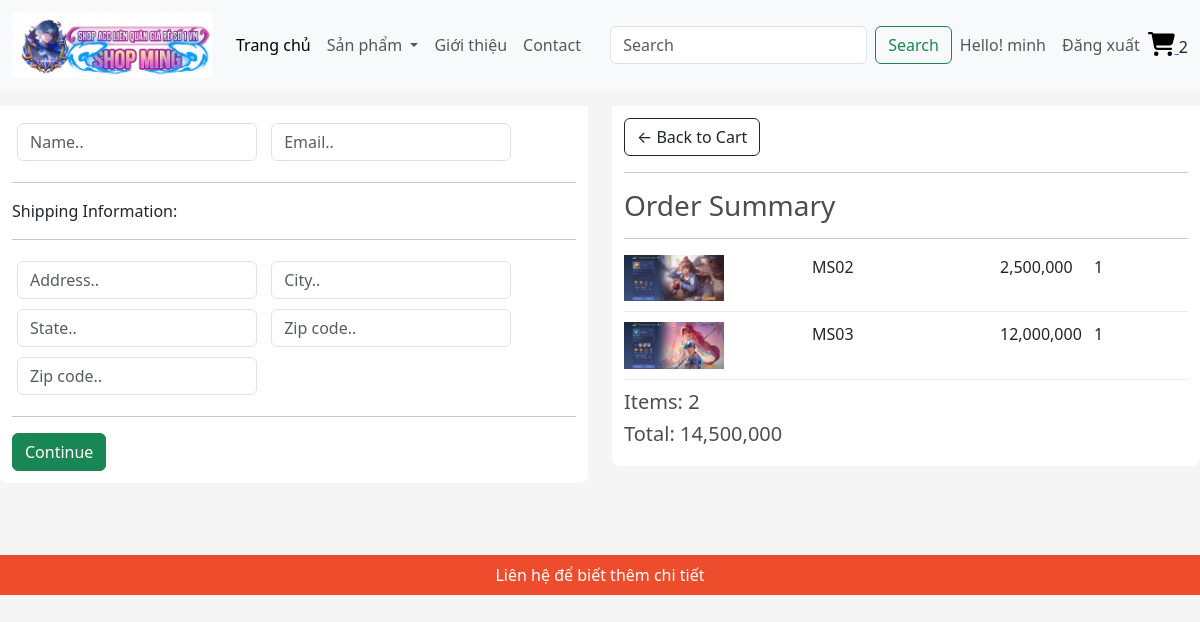
/checkout/ (signed in), run on an earlier commit of the app's database.
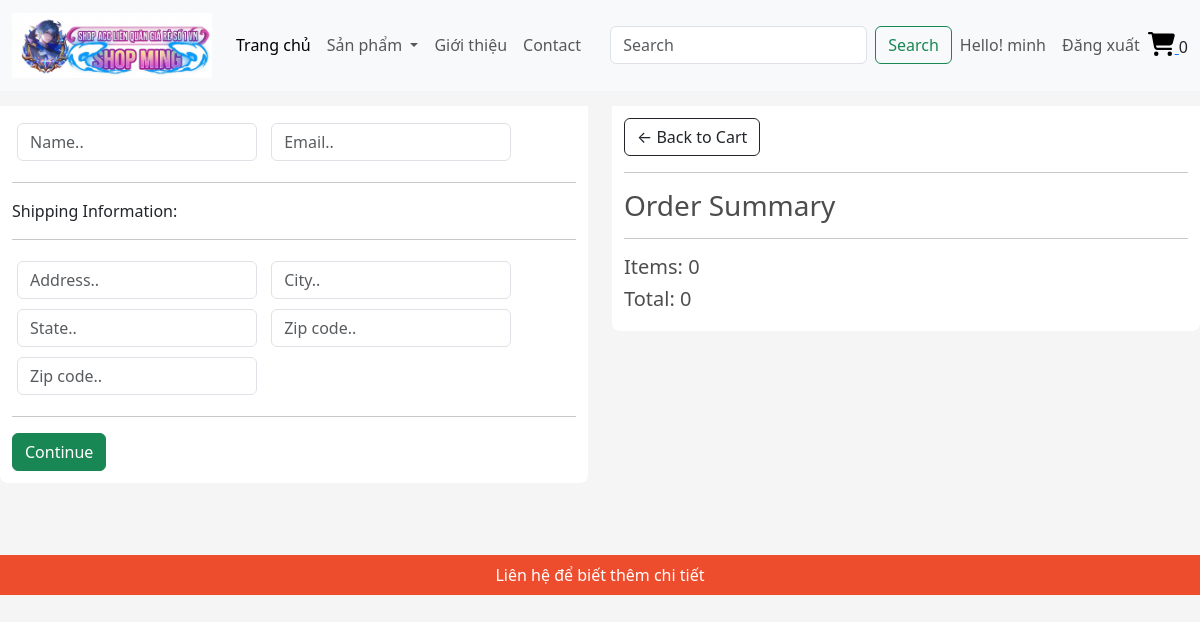
And on a later commit of the database.
### app/models.py (models this page shows, shortened)
class OrderItem(models.Model):
    product = models.ForeignKey(Product, on_delete=models.SET_NULL, null=True, blank=True)
    order = models.ForeignKey(Order, on_delete=models.SET_NULL, null=True, blank=True)
    quantity = models.IntegerField(default=0, null=True, blank=True)
    date_added = models.DateTimeField(auto_now_add=True)
    @property
    def get_total(self):
        total = self.product.price * self.quantity
        return total

class Product(models.Model):
    category = models.ManyToManyField(Category,related_name='product')
    name = models.CharField(max_length=200, null=True)
    price = models.FloatField()
    old_price = models.FloatField(null=True, blank=True)
    digital = models.BooleanField(default=False, null=True, blank=True)
    image = models.ImageField(null=True, blank=True, upload_to='products/')
    @property
    def ImageURL(self):
        try:
            url = self.image.url
        except :
            url = ''
        return url

class Order(models.Model):
    customer = models.ForeignKey(Customer, on_delete=models.SET_NULL, null=True, blank=True)
    date_order = models.DateTimeField(auto_now_add=True)
    complete = models.BooleanField(default=False, null=True)
    transaction_id = models.CharField(max_length=200, null=True)
    @property
    def get_cart_total(self):
        orderitems = self.orderitem_set.all()
        total = sum([item.get_total for item in orderitems])
        return total
    @property
    def get_cart_items(self):
        orderitems = self.orderitem_set.all()
        total = sum([item.quantity for item in orderitems])
        return total

### app/views.py (the view, shortened to what this page needs)
# urls.py: path('checkout/', views.checkout, name="checkout"),
def checkout(request):
    if request.user.is_authenticated:
        customer, created = Customer.objects.get_or_create(
            user=request.user,
            defaults={
                'name': request.user.username,
                'email': request.user.email,
            }
        )
        order, created = Order.objects.get_or_create(customer=customer, complete=False)
        items = order.orderitem_set.all()
        cartItems = order.get_cart_items
    context = {'items': items, 'order': order,  'cartItems': cartItems}
    return render(request, 'app/checkout.html', context)

### app/templates/app/checkout.html (shortened to what this page needs)
{% extends 'app/base.html' %}
{% load static %}
{% block content_checkout %}
{% load humanize %}
     <div class="row">
		<div class="col-lg-6">
			<div class="box-element" id="form-wrapper">
				<form id="form">
					<div id="user-info">
						<div class="form-field">
							<input required class="form-control" type="text" name="name" placeholder="Name..">
						</div>
						<div class="form-field">
							<input required class="form-control" type="email" name="email" placeholder="Email..">
						</div>
					</div>
					<div id="shipping-info">
						<hr>
						<p>Shipping Information:</p>
						<hr>
						<div class="form-field">
							<input class="form-control" type="text" name="address" placeholder="Address..">
						</div>
						<div class="form-field">
							<input class="form-control" type="text" name="city" placeholder="City..">
						</div>
						<div class="form-field">
							<input class="form-control" type="text" name="state" placeholder="State..">
						</div>
						<div class="form-field">
							<input class="form-control" type="text" name="zipcode" placeholder="Zip code..">
						</div>
						<div class="form-field">
							<input class="form-control" type="text" name="country" placeholder="Zip code..">
						</div>
					</div>
					<hr>
					<input id="form-button" class="btn btn-success btn-block" type="submit" value="Continue">
				</form>
			</div>
			<br>
		</div>
		<div class="col-lg-6">
			<div class="box-element">
				<a  class="btn btn-outline-dark" href="{% url 'cart' %}">&#x2190; Back to Cart</a>
				<hr>
				<h3>Order Summary</h3>
				<hr>
				{%for item in items %}
				<div class="cart-row">
					<div style="flex:2"><img class="row-image" src="{{item.product.ImageURL}}"></div>
					<div style="flex:2"><p>{{item.product.name}}</p></div>
					<div style="flex:1"><p>{{ item.product.price|floatformat:0|intcomma }}</p></div>
					<div style="flex:1"><p>{{item.quantity}}</p></div>
				</div>
				{% endfor %}
				<h5>Items:  {{order.get_cart_items}}</h5>
				<h5>Total:  {{ order.get_cart_total|floatformat:0|intcomma }}</h5>
			</div>
		</div>
	</div>
{% endblock content_checkout %}

### app/templates/app/base.html (shortened to what this page needs)
{% load static %}
<!DOCTYPE html>
<html>
    <head>
        <link href="https://cdn.jsdelivr.net/npm/bootstrap@5.3.8/dist/css/bootstrap.min.css" rel="stylesheet">
        <link href="{%static 'app/css/style.css' %}" rel="stylesheet" />
        <link href="{%static 'app/css/owl.carousel.min.css' %}" rel="stylesheet" />
        <link href="{%static 'app/css/all.min.css' %}" rel="stylesheet" />
        <link rel="stylesheet" type="text/css" href="{% static 'app/css/main.css' %}">
        <link rel="stylesheet" href="">
    </head>
    <body>
        <nav class="navbar navbar-expand-lg bg-body-tertiary">
  <div class="container-fluid">
    <a class="navbar-brand" href="{% url 'home'%}">
      <img src="{% static 'app/images/Gemini.png' %}" width="200" height=auto />
      </a>
    <div class="collapse navbar-collapse" id="navbarSupportedContent">
      <ul class="navbar-nav me-auto mb-2 mb-lg-0">
        <li class="nav-item">
          <a class="nav-link active" aria-current="page" href="{% url 'home'%}">Trang  chủ</a>
        </li>
        <li class="nav-item dropdown">
          <a class="nav-link dropdown-toggle" href="#" role="button" data-bs-toggle="dropdown" aria-expanded="false">
            Sản phẩm
          </a>
        </li>
         <li class="nav-item">
          <a class="nav-link" href="#">Giới thiệu</a>
        </li>
        <li class="nav-item">
          <a class="nav-link" href="#">Contact</a>
        </li>
      </ul>
      <form class="d-flex" role="search" method = POST action = "{% url 'search' %}">
        <input class="form-control me-2" type="search" placeholder="Search" aria-label="Search" name= "searched"/>
        <button class="btn btn-outline-success" type="submit">Search</button>
      </form>
    </div>
<ul class="navbar-nav ms-auto mb-2 mb-lg-0 align-items-center">
    {% if request.user.is_authenticated %}
        <li class="nav-item">
            <span class="nav-link">Hello! {{ request.user.username }}</span>
        </li>
        <li class="nav-item">
            <a class="nav-link" href="{% url 'logout' %}">Đăng xuất</a>
        </li>
    {% endif %}
</ul>
   <div class="form-inline my-2 my-lg-0 position-relative">
    <a href="{% url 'cart' %}">
    <i class="fas fa-shopping-cart cart-icon"></i>
</a>
<span class="cart-total">{{cartItems}}</span>
</div>
  </div>
</nav>
{% block content_checkout %}{% endblock content_checkout %}
<footer class="container-fluid bg-dark text-white text-center p-2 mt-5">
    Liên hệ để biết thêm chi tiết
</footer>
    </body>
</html>

What changed in the data, as far as the page shows it:
removed OrderItem: product.ImageURL (picture), product.name "MS02", product.price "2,500,000", quantity "1"
removed OrderItem: product.ImageURL (picture), product.name "MS03", product.price "12,000,000", quantity "1"
computed for Order: get_cart_items "2" → "0"; get_cart_total "14,500,000" → "0"
Also different on the page:
{{ cartItems }}: "2" → "0"
